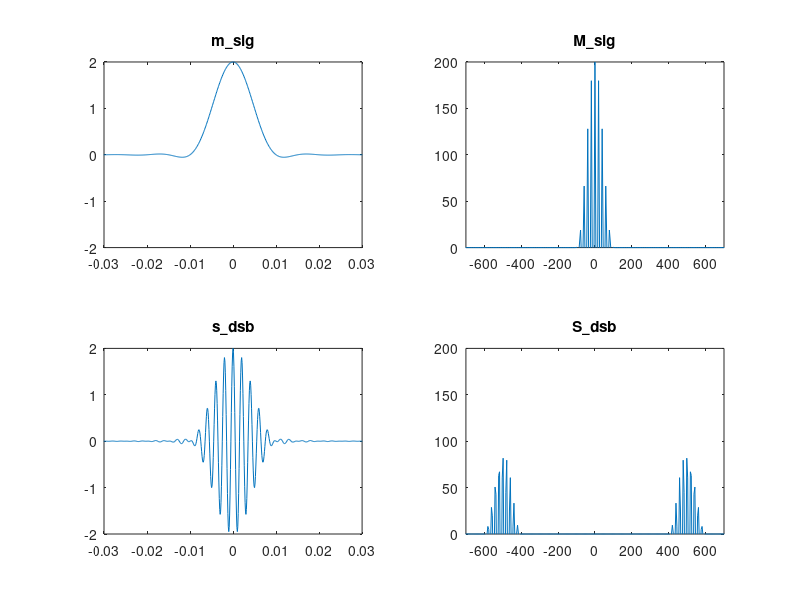

MATLAB code for this plot:
%%% Illustrate DSB modulation  using triple sinc

%%% Defining message signal as a triple sinc signal, in real life however, this
%%% could be anything like voice signal etc. that we would want to transmit
function ExampleDSB
clear all;
clf;

ts=10^(-4);
t=-0.05:ts:0.05;
Ta=0.01;
m_sig=triplesinc(t,Ta)

Lfft=length(t);   % defining DFT (or FFT) size
Lfft=2^ceil(log2(Lfft))  % making Lfft a power of 2 since this makes the fft algorithm work fast
freqm=(-Lfft/2:Lfft/2-1)/(Lfft*ts) % Defining the frequency axis for the frequency domain DSB modulated signal
M_sig=fftshift(fft(m_sig,Lfft))  % i.e. calculating the frequency domain message signal,
                                 % fft algorithm calculates points from ) to Lfft-1, hence we use fftshift on this
                                 % result to order samples from -Lfft/2 to Lfft/2 -1 
%%% DSB modulation
s_dsb=m_sig.*cos(2*pi*500*t) % recall DS modulation works by multiplying message signal by a cos function at the carrier frequency
Lfft=length(t)
Lfft=2^ceil(log2(Lfft)+1) % increasing fft size by another factor of 2
S_dsb=fftshift(fft(s_dsb,Lfft)); % obtaining frequency domain modulated signal
freqs=(-Lfft/2:Lfft/2-1)/(Lfft*ts) % Defining the frequency axis for the frequency domain DSB modulated signal

Trange=[-0.03 0.03 -2 2];
Frange=[-700 700 0 200];
subplot(221), plot(t,m_sig)
title('m\_sig')
axis(Trange)

subplot(222), plot(freqm,M_sig)
title('M\_sig')
axis(Frange)

subplot(223), plot(t,s_dsb)
title('s\_dsb')
axis(Trange)

subplot(224), plot(freqs,S_dsb)
title('S\_dsb')
axis(Frange)




%%% Define a triple sinc function, m=2sinc(2t/Ta)+sinc(2t/Ta-1)+sinc(2t/Ta+1)
%%% t is the length of the signal , Ta is the signal parameter, here equal
%%% to twice the delay

function m=triplesinc(t,Ta)
sig_1=sinc(2*t/Ta);  % signal 1
sig_2=sinc(2*t/Ta-1); % signal 2
sig_3=sinc(2*t/Ta+1); % signal 3

m=2*sig_1+sig_2+sig_3; % adding three signals as per our signal definition



%%% sample usage
% ts=10^(-4);
% t=-0.05:ts:0.05;
% Ta=0.01;
% m_sig=triplesinc(t,Ta)
% plot(t,m_sig) %%% plotting the signal 

